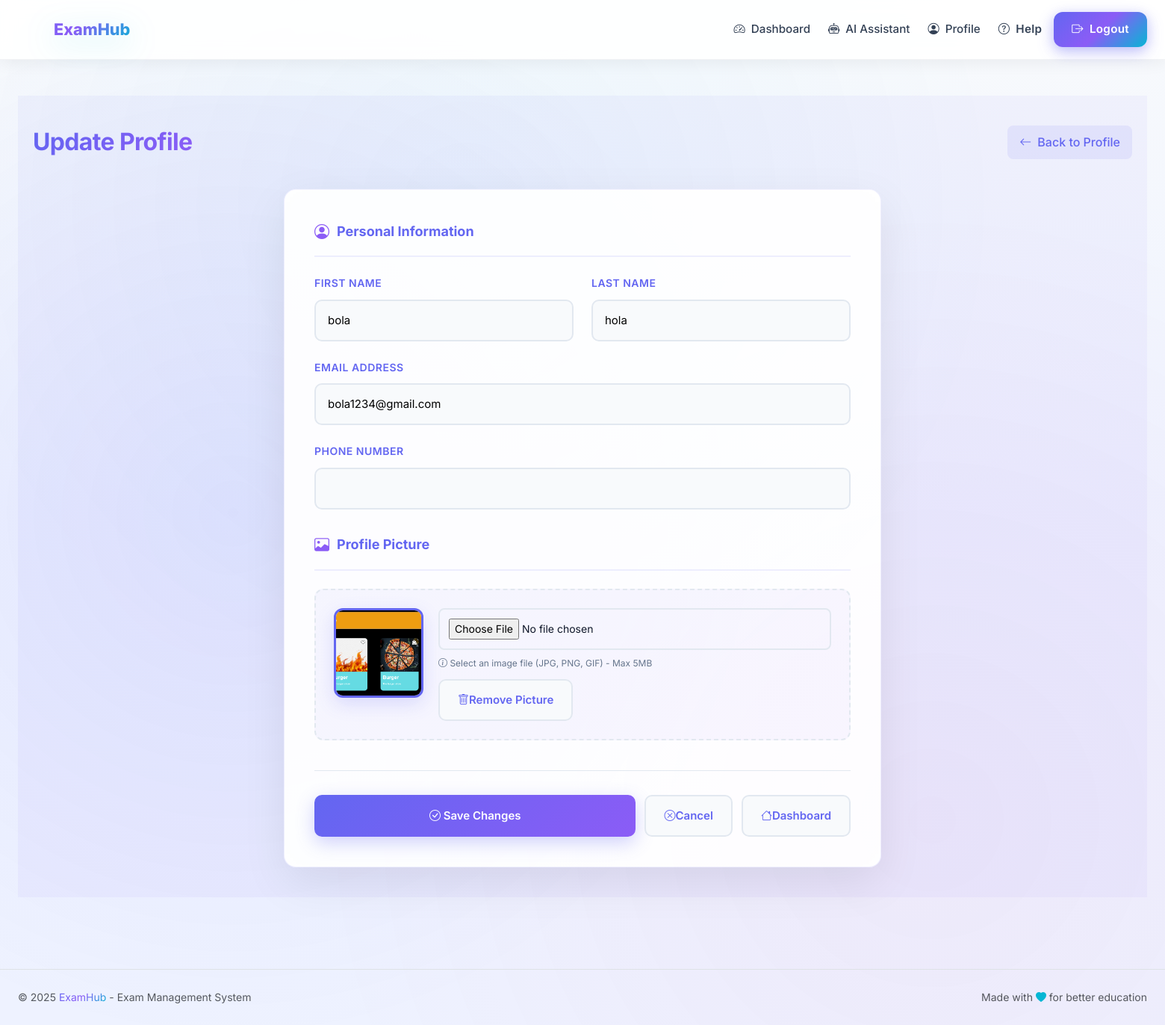
The app's page /accounts/profile/update/ (signed in) with its own data.
### apps/accounts/models.py (models this page shows, shortened)
class User(AbstractUser):
    ROLE_CHOICES = (
        ('admin', 'Admin'),
        ('student', 'Student'),
    )
    role = models.CharField(
        max_length=10,
        choices=ROLE_CHOICES,
        default='student'
    )
    department = models.CharField(
        max_length=100,
        choices=DEPARTMENT_CHOICES,
        blank=True,
        null=True
    )
    phone_number = models.CharField(max_length=15, blank=True, null=True)
    profile_picture = models.ImageField(
        upload_to='admin_profiles/',
        blank=True,
        null=True
    )
    created_at = models.DateTimeField(auto_now_add=True)
    updated_at = models.DateTimeField(auto_now=True)
    class Meta:
        ordering = ['-created_at']
        indexes = [
            models.Index(fields=['email']),
            models.Index(fields=['role']),
            models.Index(fields=['department']),
        ]
    @property
    def is_admin_user(self):
        return self.role == 'admin'
    @property
    def is_student_user(self):
        return self.role == 'student'

### apps/accounts/views.py (the view, shortened to what this page needs)
# urls.py: path('profile/update/', views.profile_update_view, name='profile_update'),
@login_required
def profile_update_view(request):
    if request.user.is_student_user:
        student_profile = get_object_or_404(StudentProfile, user=request.user)
        if request.method == 'POST':
            form = StudentProfileForm(request.POST, request.FILES, instance=student_profile)
            if form.is_valid():
                logger.debug('Profile update POST data: %s', {k: request.POST.get(k) for k in request.POST.keys()})
                profile_obj = form.save(commit=False)
                profile_obj.enrollment_number = student_profile.enrollment_number
                profile_obj.save()
                new_first = request.POST.get('first_name', request.user.first_name).strip()
                new_last = request.POST.get('last_name', request.user.last_name).strip()
                new_email = request.POST.get('email', request.user.email).strip()
                new_phone = request.POST.get('phone_number', request.user.phone_number or '').strip()
                if new_email != request.user.email and User.objects.filter(email__iexact=new_email).exclude(pk=request.user.pk).exists():
                    messages.error(request, 'Email already in use by another account.')
                    logger.warning('Email conflict when updating profile for user %s: %s', request.user.pk, new_email)
                    return render(request, 'accounts/profile_update.html', {'form': form, 'user': request.user})
                user = request.user
                user.first_name = new_first
                user.last_name = new_last
                user.email = new_email
                user.phone_number = new_phone
                user.save()
                student_profile.refresh_from_db()
                logger.info('Profile updated for user %s (enrollment %s)', user.pk, student_profile.enrollment_number)
                messages.success(request, 'Profile updated successfully!')
                return redirect('profile')
            else:
                messages.error(request, 'There were errors updating your profile. Please correct them below.')
                return render(request, 'accounts/profile_update.html', {'form': form, 'user': request.user})
        else:
            form = StudentProfileForm(instance=student_profile)
        return render(request, 'accounts/profile_update.html', {'form': form, 'user': request.user})
    elif request.user.is_admin_user:
        return render(request, 'accounts/profile_update.html', {'user': request.user})
    else:
        messages.error(request, 'Access denied.')
        return redirect('dashboard')

### templates/accounts/profile_update.html (shortened to what this page needs)
{% extends 'base.html' %}
{% load static %}
{% block content %}
<div class="update-profile-container">
  <div class="update-profile-header">
    <h1>Update Profile</h1>
    <a href="{% url 'profile' %}" class="back-button">
      <i class="bi bi-arrow-left"></i> Back to Profile
    </a>
  </div>
  <div style="max-width: 800px; margin: 0 auto;">
    <div class="form-card">
      <form method="post" enctype="multipart/form-data" novalidate>
        <div class="form-section-title">
          <i class="bi bi-person-circle"></i> Personal Information
        </div>
        <div class="two-column">
          <div class="form-group">
            <label for="first_name">First Name</label>
            <input type="text" id="first_name" name="first_name" value="{{ user.first_name }}" required>
          </div>
          <div class="form-group">
            <label for="last_name">Last Name</label>
            <input type="text" id="last_name" name="last_name" value="{{ user.last_name }}" required>
          </div>
        </div>
        <div class="form-group">
          <label for="email">Email Address</label>
          <input type="email" id="email" name="email" value="{{ user.email }}" required>
        </div>
        <div class="form-group">
          <label for="phone_number">Phone Number</label>
          <input type="text" id="phone_number" name="phone_number" value="{{ user.phone_number|default_if_none:'' }}">
        </div>
        {% if user.is_admin_user %}
          <div class="form-section-title">
            <i class="bi bi-image"></i> Profile Picture
          </div>
          <div class="profile-picture-group">
            <div class="profile-picture-preview">
              <div class="profile-picture-img">
                {% if user.profile_picture %}
                  <img id="profilePreview" src="{{ user.profile_picture.url }}" alt="Admin profile picture">
                {% else %}
                  <img id="profilePreview" src="https://via.placeholder.com/120?text=No+Photo" alt="Admin profile picture">
                {% endif %}
              </div>
              <div class="profile-picture-controls">
                <input type="file" id="profile_picture" name="profile_picture" accept="image/*" class="profile-picture-input">
                <div class="profile-picture-help">
                  <i class="bi bi-info-circle"></i> Select an image file (JPG, PNG, GIF) - Max 5MB
                </div>
                {% if user.profile_picture %}
                  <button type="button" id="clearProfile" class="btn-secondary-action" style="margin-top: 12px; width: auto;">
                    <i class="bi bi-trash"></i> Remove Picture
                  </button>
                {% endif %}
              </div>
            </div>
          </div>
        {% endif %}
        <div class="form-actions">
          <button type="submit" class="btn-save">
            <i class="bi bi-check-circle"></i> Save Changes
          </button>
          <a href="{% url 'profile' %}" class="btn-secondary-action">
            <i class="bi bi-x-circle"></i> Cancel
          </a>
          <a href="{% url 'dashboard' %}" class="btn-secondary-action">
            <i class="bi bi-house"></i> Dashboard
          </a>
        </div>
      </form>
    </div>
  </div>
</div>
{% endblock %}

### static/css/theme.css (style rules this page uses)
:root { --primary: #6366f1; --primary-dark: #4f46e5; --primary-light: #8b5cf6; --accent: #06b6d4; --accent-success: #10b981; --accent-warning: #f59e0b; --accent-danger: #ef4444; --accent-info: #3b82f6; --gradient-primary: linear-gradient(135deg, #6366f1 0%, #8b5cf6 50%, #06b6d4 100%); --gradient-accent: linear-gradient(135deg, #06b6d4 0%, #6366f1 50%, #8b5cf6 100%); --gradient-warm: linear-gradient(135deg, #fb923c 0%, #f97316 50%, #ef4444 100%); --gradient-cool: linear-gradient(135deg, #6366f1 0%, #8b5cf6 50%, #06b6d4 100%); --gradient-dark: linear-gradient(135deg, #4f46e5 0%, #3730a3 100%); --bg-primary: #ffffff; --bg-secondary: #f8fafc; --bg-tertiary: #eef2ff; --text-primary: #0f172a; --text-secondary: #334155; --text-muted: #64748b; --border-color: #e6e9ff; --border-color-light: #f8fafc; --glass-light: rgba(99, 102, 241, 0.06); --glass-darker: rgba(79, 70, 229, 0.08); --glass-translucent: rgba(99, 102, 241, 0.04); --glass-dark: rgba(79, 70, 229, 0.03); --shadow-xs: 0 1px 2px 0 rgba(99, 102, 241, 0.06); --shadow-sm: 0 1px 3px 0 rgba(99, 102, 241, 0.10), 0 1px 2px 0 rgba(99, 102, 241, 0.06); --shadow-md: 0 4px 6px -1px rgba(99, 102, 241, 0.15), 0 2px 4px -1px rgba(99, 102, 241, 0.10); --shadow-lg: 0 10px 15px -3px rgba(99, 102, 241, 0.15), 0 4px 6px -2px rgba(99, 102, 241, 0.08); --shadow-xl: 0 20px 25px -5px rgba(99, 102, 241, 0.15), 0 10px 10px -5px rgba(99, 102, 241, 0.08); --shadow-2xl: 0 25px 50px -12px rgba(99, 102, 241, 0.25); --shadow-3d: 0 30px 60px -15px rgba(99, 102, 241, 0.35), 0 15px 30px -10px rgba(99, 102, 241, 0.25); --shadow-glow: 0 0 20px rgba(99, 102, 241, 0.12); --shadow-glow-strong: 0 0 30px rgba(99, 102, 241, 0.2); --shadow-glow-pink: 0 0 40px rgba(139, 92, 246, 0.18); --spacing-xs: 0.25rem; --spacing-sm: 0.5rem; --spacing-md: 1rem; --spacing-lg: 1.5rem; --spacing-xl: 2rem; --spacing-2xl: 3rem; --radius-sm: 0.375rem; --radius-md: 0.5rem; --radius-lg: 0.75rem; --radius-xl: 1rem; --radius-2xl: 1.5rem; --radius-full: 9999px; --transition-fast: 150ms cubic-bezier(0.4, 0, 0.2, 1); --transition-normal: 300ms cubic-bezier(0.4, 0, 0.2, 1); --transition-slow: 500ms cubic-bezier(0.4, 0, 0.2, 1); --transition-smooth: 400ms cubic-bezier(0.34, 1.56, 0.64, 1); --perspective: 1200px; --transform-origin: center center; }
* { margin: 0; padding: 0; box-sizing: border-box; }
html { scroll-behavior: smooth; perspective: var(--perspective); }
body { font-family: 'Inter', 'Poppins', system-ui, -apple-system, 'Segoe UI', Roboto, sans-serif; background: linear-gradient(180deg, var(--bg-secondary) 0%, var(--bg-tertiary) 50%, var(--bg-tertiary) 100%); color: var(--text-primary); line-height: 1.6; min-height: 100vh; position: relative; transform-style: preserve-3d; }
body::before { content: ''; position: fixed; top: 0; left: 0; right: 0; bottom: 0; background-image: radial-gradient(circle at 20% 50%, rgba(99, 102, 241, 0.08) 0%, transparent 50%), radial-gradient(circle at 80% 80%, rgba(236, 72, 153, 0.05) 0%, transparent 50%), radial-gradient(circle at 40% 20%, rgba(56, 189, 248, 0.05) 0%, transparent 50%); pointer-events: none; z-index: -1; animation: gradientFlow 15s ease infinite; }
h1, h2, h3, h4, h5, h6 { font-weight: 700; line-height: 1.2; letter-spacing: -0.02em; }
h1 { font-size: clamp(1.875rem, 4vw, 3rem); color: var(--text-primary); }
a { color: var(--primary); text-decoration: none; transition: color var(--transition-fast); }
.form-group { margin-bottom: var(--spacing-lg); }

### records on screen
User: first_name "bola", last_name "hola", email "bola1234@gmail.com", profile_picture (picture)
